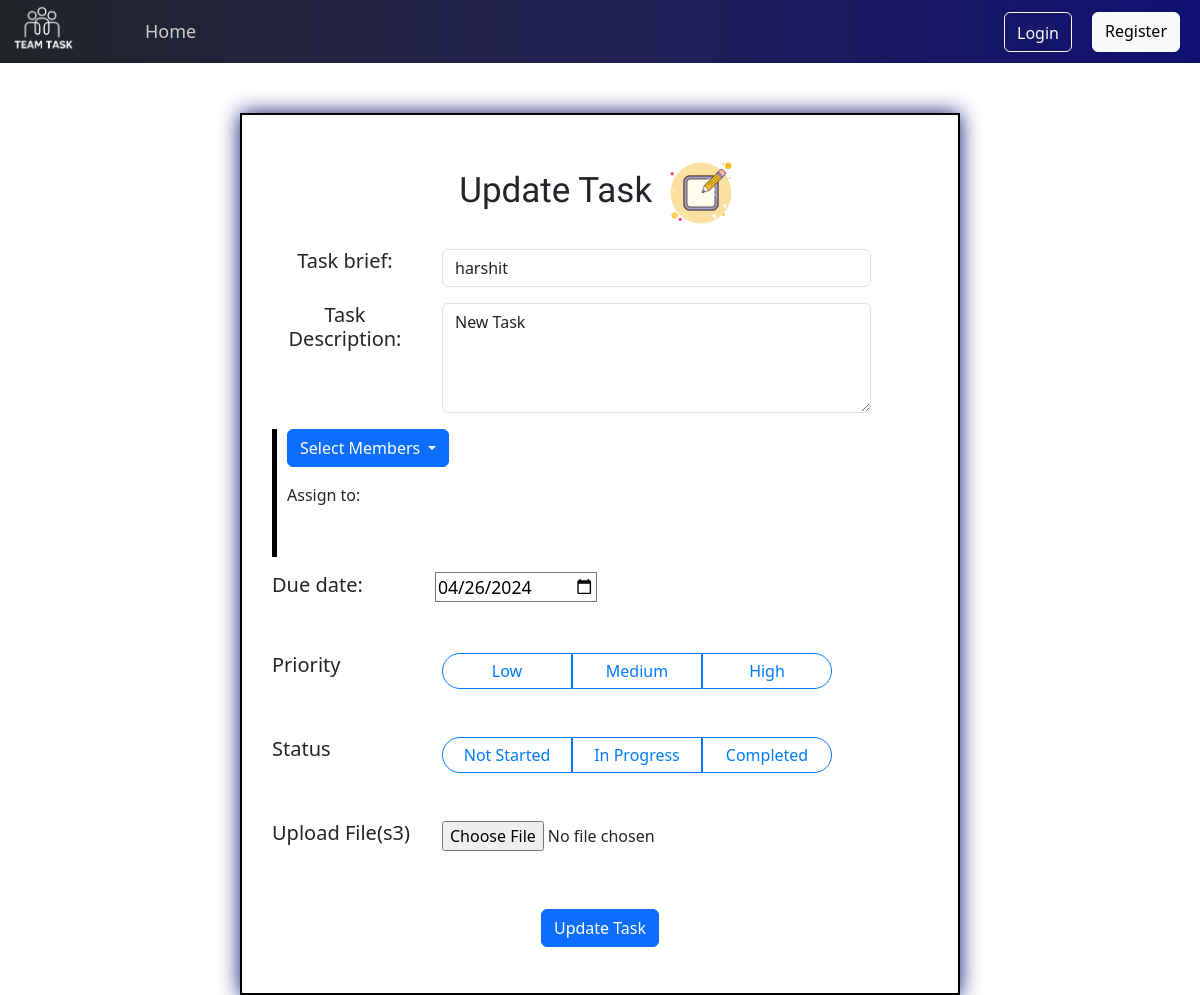
Page /edit_task/1/12 on the committed database.
### pages/models.py (models this page shows)
class Task(models.Model):
    PRIORITY = [
        ('high', 'High'),
        ('medium', 'Medium'),
        ('low', 'Low'),
    ]
    STATUS = [
        ('not_started', 'Not Started'),
        ('in_progress', 'In Progress'),
        ('completed', 'Completed'),
    ]
    task_id = models.AutoField(primary_key=True)
    task_brief = models.CharField(max_length=100)
    description = models.TextField()
    assigned_to = models.JSONField()
    due_date = models.DateField()
    priority = models.CharField(max_length=10, choices=PRIORITY, default='low')
    status = models.CharField(max_length=20, choices=STATUS, default='not_started')
    labels = models.CharField(max_length=100, blank=True, null=True)
    attachments = models.FileField( blank=True, null=True)
    s3_url = models.URLField(default='NA',blank=True, null=True)
    group_id = models.CharField(max_length=100)
    created_by = models.CharField(max_length=100)
    created_by_name = models.CharField(max_length=100)
    create_date_time = models.DateTimeField(auto_now_add=True)

### pages/views.py (the view)
# urls.py: path('edit_task/<int:group_id>/<int:task_id>', edit_task, name='edit_task')
def edit_task(request,task_id,group_id):
    task = Task.objects.get(pk=task_id)
    print(task)
    return render(request, 'task/edit_task.html', {'task_data': task, 'task_id':task_id,'group_id':group_id})

### pages/templates/task/edit_task.html (shortened to what this page needs)
<html>
    <head>
  {% load static %}
  {% load bootstrap_icons %}
   <link rel="stylesheet" href="{% static 'global.css' %}">
</head>
    <body>
        {% include 'navbar.html' %}
    <div class="create-task-container">
        <h1 class="mt-2 text-center heading-font">Update Task {{group_data.group_name}}<img
            class="create-group-img"
            src="{% static 'images/create-group.png' %}"
            alt="Card image cap"
          /></h1>
        <form method="post" action="{% url 'update_task' task_id=task_data.task_id %}">
            <div class="row form-group my-3">
                <h5 class="col-md-3 text-center " for="group_name">Task brief:</h5>
                <div class="col-md-8">
                    <input type="text" class="col-md-6 form-control" id="task_brief" name="task_brief" value="{{ task_data.task_brief }}" required>
                </div>
            </div>
            <div class="row form-group my-3">
                <h5 class="col-md-3 text-center" for="description">Task Description:</h5>
                <div class="col-md-8">
                    <textarea class="form-control" id="description" name="description" rows="4" required>{{ task_data.description }}</textarea>                </div>
            </div>
            <div class="select-user-container my-3">
                <div class="dropdown my-3">
                    <button class="btn btn-primary dropdown-toggle" type="button" id="dropdownMenuButton" data-toggle="dropdown" aria-haspopup="true" aria-expanded="false">
                        Select Members
                    </button>
                </div>
                <label>Assign to:</label>
                <div id="selectedGroupMember">
            </div>
            </div>
            <div class="row form-group my-3">
                <h5 class="col-3">Due date:</h5>
                <div class="col-md-8">
                    <input class="datepicker" type="date" id="due_date" name="due_date" value="{{ task_data.due_date|date:'Y-m-d' }}">                </div>
        </div>
        <div  class="row mt-5">
            <h5 class="col-3">Priority</h5>
            <div class="btn-group col-6 prority-group" role="group" aria-label="Priority Selector">
                <button type="button" onclick="changePriority('low')" class="btn-priority low-priority " id="priorityLow">Low</button>
                <button type="button" onclick="changePriority('medium')" class="btn-priority" id="priorityMedium">Medium</button>
                <button type="button" onclick="changePriority('high')" class="btn-priority high-priority " id="priorityHigh">High</button>
            </div>
        </div>
        <div  class="row mt-5">
            <h5 class="col-3">Status</h5>
            <div class="btn-group col-6 " role="group" aria-label="Priority Selector">
                <button type="button" onclick="changeStatus('not-started')" class="btn-status not-started-status " id="notStarted">Not Started</button>
                <button type="button" onclick="changeStatus('in-progress')" class="btn-status in-progress-status border-primary" id="inProgress">In Progress</button>
                <button type="button" onclick="changeStatus('completed')" class="btn-status completed-status " id="completed">Completed</button>
            </div>
        </div>
        <div class="row mt-5">
            <h5 class="col-3">Upload File(s3)</h5>
            <input class="col-6" type="file" name="s3-file">
        </div>
        <div class="create-submit-container mt-5">
            <button type="submit" class="btn btn-primary mt-2 create-group-submit">Update Task</button>
        </div>
    </form>
    </body>
</html>

### staticfiles/global.css (style rules this page uses)
.heading-font { font-family: "Madimi One", sans-serif; font-weight: 400; font-style: normal; font-size: 35px; margin-top: 120px; }
#selectedGroupMember { min-height: 50px; }
.create-task-container { width: 60%; margin: auto; border: 2px solid #000; box-shadow: 0 0 20px #111174; padding: 30px; margin-top: 50px; }
.heading-font { font-family: "Madimi One", sans-serif; font-weight: 400; font-style: normal; }
.create-group-submit { text-align: center; margin: auto; }
.create-submit-container { text-align: center; }
.select-user-container { padding-left: 10px; border-left: 5px solid black; }
.create-group-img { width: 80px; }
.datepicker { transform: scale(1.1); }
.btn-priority { background-color: #fff; border: 2px solid #007bff; color: #007bff; padding: 5px 10px; cursor: pointer; min-width: 130px; border: solid 1px #007bff; }
.low-priority { border-top-left-radius: 20px; border-bottom-left-radius: 20px; }
.high-priority { border-bottom-right-radius: 20px; border-top-right-radius: 20px; }
.btn-status { background-color: #fff; border: 2px solid #007bff; color: #007bff; padding: 5px 10px; cursor: pointer; min-width: 130px; border: solid 1px #007bff; }
.not-started-status { border-top-left-radius: 20px; border-bottom-left-radius: 20px; }
.completed-status { border-bottom-right-radius: 20px; border-top-right-radius: 20px; }

### rows in the picture
Task: task_brief "harshit", description "New Task", due_date "04/26/2024"
